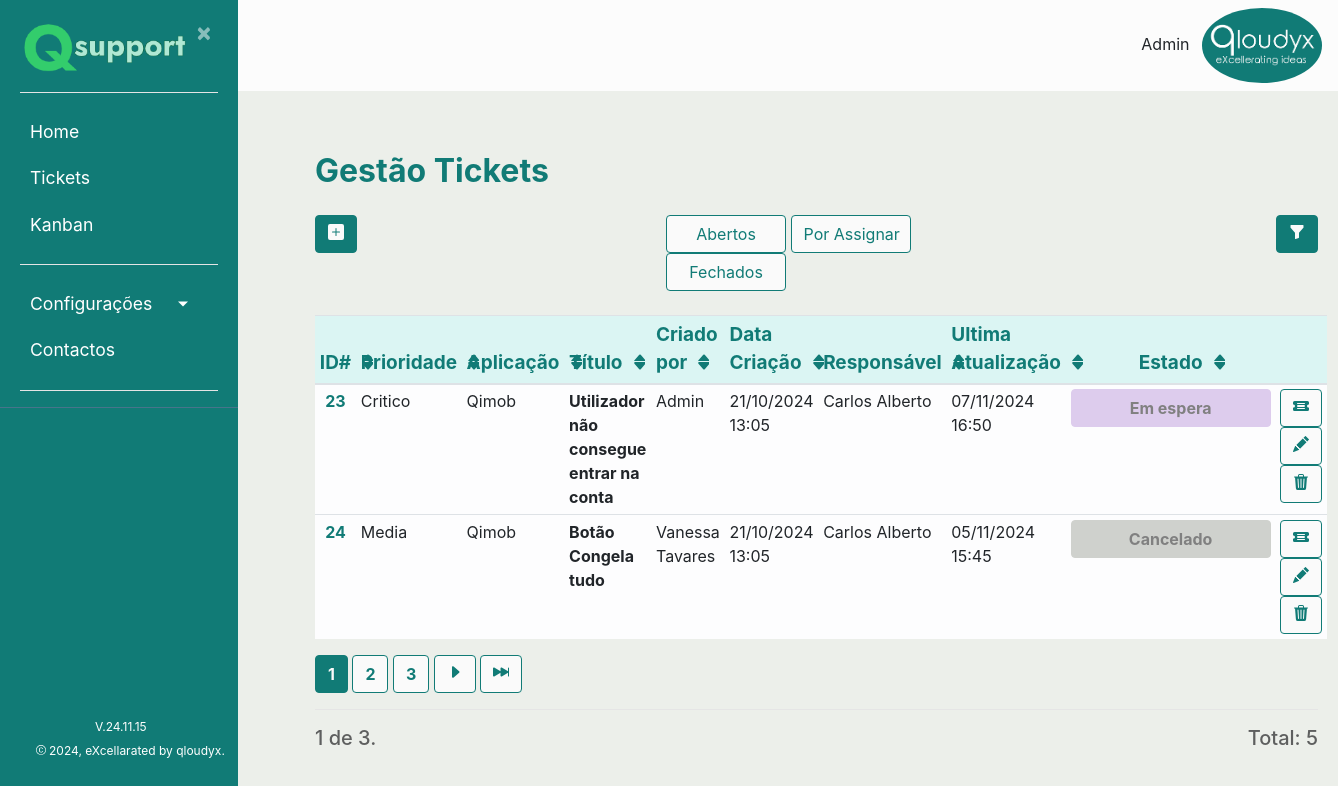
/listaticket/ (signed in), run on an earlier commit of the app's database.
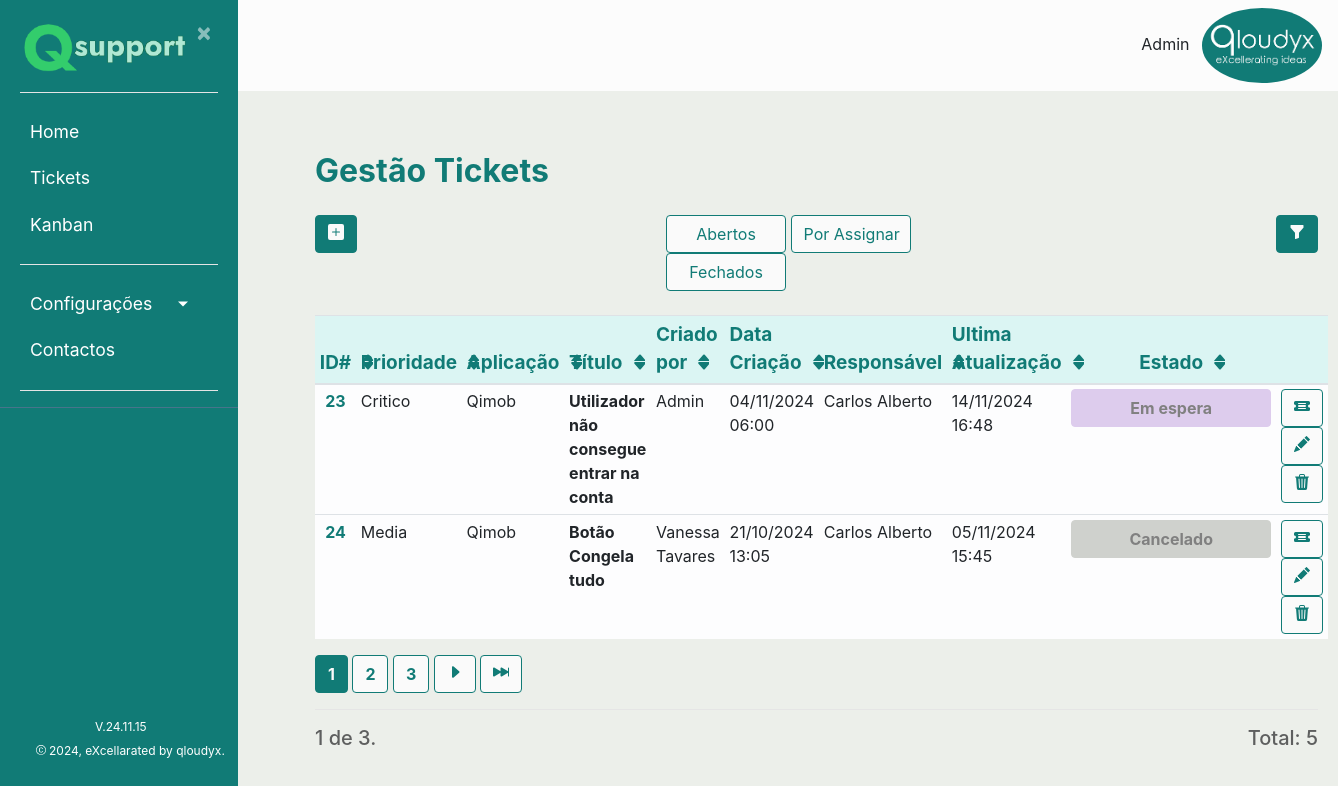
And on a later commit of the database.
### ticket/models.py (models this page shows, shortened)
class Ticket(models.Model):
    uuid = models.UUIDField(default = uuid.uuid4)
    nome = models.CharField(max_length=50, verbose_name='Titulo')
    dataCriacao = models.DateTimeField(default=timezone.now(), verbose_name='Data de Criação')
    dataAtualizacao = models.DateTimeField(null=True ,default=timezone.now(), verbose_name='Atualizado a')
    descricao = models.CharField(max_length=300, verbose_name='Descrição')
    usuarios = models.ForeignKey(Usuarios, null = True, on_delete=models.CASCADE, related_name="responsavel", verbose_name='Responsável')
    app_tpPedidos = models.ForeignKey(Apps_tpPedidos, on_delete=models.CASCADE, verbose_name='Tipo de Problema')
    prioridade = models.ForeignKey(Prioridade, null = True , on_delete=models.CASCADE, verbose_name='Prioridade')
    resolucao = models.ForeignKey(Resolucao, null = True, on_delete=models.CASCADE, verbose_name='Resolução')
    comresolucao = models.CharField(max_length=200, null=True, verbose_name='Comentário de Resolução')
    id_Proprietario = models.ForeignKey(Usuarios, null = True, on_delete=models.CASCADE, related_name="criador", verbose_name='Criador do Ticket')
    estado = models.ForeignKey(Estado,null = True,default = 1, on_delete=models.CASCADE, verbose_name='Estado Atual')
    usuario_app = models.ForeignKey(Usuarios_Apps,null = True, on_delete=models.CASCADE)
    app = models.ForeignKey(Apps, on_delete=models.CASCADE)
    url = models.CharField(max_length=200, verbose_name="URL", null= True)

class Prioridade(models.Model):
    nome = models.CharField(max_length=100, verbose_name='Tipo')
    peso = models.CharField(max_length=50, verbose_name='Peso')
    def __str__(self):
        return self.nome

class Apps(models.Model):
    nome = models.CharField(max_length=150, verbose_name='Aplicação')
    entidade = models.ForeignKey(Entidades, on_delete=models.CASCADE)
    ativo = models.BooleanField(default=True, verbose_name='Ativo?')
    def __str__(self):
        return self.nome

class Usuarios(AbstractBaseUser):
    uuid = models.UUIDField(default = uuid.uuid4)
    nome = models.CharField(max_length=100, unique=True,verbose_name='Utilizador')
    email = models.EmailField(verbose_name='E-mail')
    foto = models.ImageField(null=True, blank=True, upload_to='users/uploads/fotos',verbose_name='Foto')
    descricao = models.CharField(max_length=250, null=True)
    EscolhasRole = {
    ("Interno", "Interno"),
    ("Operador", "Operador"),
    ("Cliente", "Cliente"),
    }
    role = models.CharField(max_length=50,choices= EscolhasRole ,verbose_name='Cargo')
    entidade = models.ManyToManyField(Entidades, verbose_name='Entidades')
    telefone = PhoneNumberField(null=True, blank=False, unique=True, verbose_name='Telefone')
    date_of_birth = models.DateField(verbose_name='Data de Nascimento')
    is_active = models.BooleanField(default=True, verbose_name='Ativo?')
    is_admin = models.BooleanField(default=False, verbose_name='Admin?')
    objects = MyUserManager()
    USERNAME_FIELD = 'nome'
    REQUIRED_FIELDS = ['date_of_birth','email']
    def nomes_entidade(self):
            return ', '.join([a.nome for a in self.entidade.all()])
    nomes_entidade.short_description = "Entidades"

class Estado(models.Model):
    estado = models.CharField(max_length=20)
    cor = models.CharField(max_length=30)
    font_color = models.CharField(max_length=30)
    descricao = models.CharField(max_length=300)

### ticket/views.py (the view)
# urls.py: path('listaticket/', ticket_views.ticket_list, name ='listaticket'), #URL para a gestão de tickets
def ticket_list(request):
    ticketall = Ticket.objects.all()
    tickuser = request.user
    tickets = Ticket.objects.filter(Q(usuarios=tickuser) | Q(id_Proprietario=tickuser))
    cliente = Ticket.objects.filter(id_Proprietario=tickuser)
    aberto = request.GET.get('aberto')
    ordem = request.GET.get('ordem')
    if (aberto == "1"):
        ticketall = Ticket.objects.all().exclude(Q(estado=6) | Q(estado=7))
    if (aberto == "2"):
        ticketall = Ticket.objects.all().filter(Q(estado=6) | Q(estado=7))
    if (ordem == "1"):
        ticketall = ticketall.order_by("id")
    if (ordem == "-1"):
        ticketall = ticketall.order_by("-id")
    if (ordem == "2"):
        ticketall = ticketall.order_by("prioridade")
    if (ordem == "-2"):
        ticketall = ticketall.order_by("-prioridade")
    if (ordem == "3"):
        ticketall = ticketall.order_by("app")
    if (ordem == "-3"):
        ticketall = ticketall.order_by("-app")
    if (ordem == "4"):
        ticketall = ticketall.order_by("nome")
    if (ordem == "-4"):
        ticketall = ticketall.order_by("-nome")
    if (ordem == "5"):
        ticketall = ticketall.order_by("id_Proprietario")
    if (ordem == "-5"):
        ticketall = ticketall.order_by("-id_Proprietario")
    if (ordem == "6"):
        ticketall = ticketall.order_by("dataCriacao")
    if (ordem == "-6"):
        ticketall = ticketall.order_by("-dataCriacao")
    if (ordem == "7"):
        ticketall = ticketall.order_by("usuarios")
    if (ordem == "-7"):
        ticketall = ticketall.order_by("-usuarios")
    if (ordem == "8"):
        ticketall = ticketall.order_by("dataAtualizacao")
    if (ordem == "-8"):
        ticketall = ticketall.order_by("-dataAtualizacao")
    if (ordem == "9"):
        ticketall = ticketall.order_by("estado")
    if (ordem == "-9"):
        ticketall = ticketall.order_by("-estado")
    ticketfilter = TicketFilter(request.GET, ticketall)
    ticketfilteroperador = TicketFilter(request.GET, tickets)
    ticketfiltercliente = TicketFilter(request.GET, cliente)
    total_resultados = ticketfilter.qs.count()
    estado_filtro = request.GET.get('estado')
    paginator = Paginator(ticketfilter.qs,2)
    page_number = request.GET.get("page")
    page_obj = paginator.get_page(page_number)
    return render(request, 'ticket/listaticket.html',
                  {'tickets': ticketfilteroperador.qs,
                   'ticketall': ticketfilter.qs,
                   'cliente':ticketfiltercliente.qs,
                   'filter':ticketfilter,
                   'total':total_resultados,
                   'page_obj':page_obj,
                   'paginator':paginator,})

### ticket/templates/ticket/listaticket.html (shortened to what the changed rows need)
{% extends "ticket/base.html" %}
{% block content %}
<body>
    <h2 style="font-weight:bold; margin-bottom:25px; color:#117B76">Gestão Tickets</h2>
{% if user.is_authenticated %}
  {% if user.is_admin or user.role == "Operador"%}
    {% if ticketall %}
    <br>
    <table class="table table table-light table-sm">
        <thead style="color:#117B76; background-color:#dbf5f3">
          <tr>
            <th style="text-align:center" class="col-2 col-sm-1">ID#
              <a style="position:absolute;padding-left:9px;top:38%" href="{{ request.get_full_path }}&ordem=1">
                <svg xmlns="http://www.w3.org/2000/svg" width="13" height="13" fill="currentColor" class="bi bi-caret-up-fill" viewBox="0 0 13 9">
                <path d="m7.247 4.86-4.796 5.481c-.566.647-.106 1.659.753 1.659h9.592a1 1 0 0 0 .753-1.659l-4.796-5.48a1 1 0 0 0-1.506 0z"/>
                </svg>
              </a>
              <a style="position:absolute;padding-left:9px;top:52%" href="{{ request.get_full_path }}&ordem=-1">
                <svg xmlns="http://www.w3.org/2000/svg" width="13" height="13" fill="currentColor" class="bi bi-caret-down-fill" viewBox="0 0 13 13">
                <path d="M7.247 11.14 2.451 5.658C1.885 5.013 2.345 4 3.204 4h9.592a1 1 0 0 1 .753 1.659l-4.796 5.48a1 1 0 0 1-1.506 0z"/>
                </svg>
              </a>
            </th>
            <th class="col-2 col-sm-1">Prioridade
              <a id="setacima" href="{{ request.get_full_path }}&ordem=2">
                <svg xmlns="http://www.w3.org/2000/svg" width="13" height="13" fill="currentColor" class="bi bi-caret-up-fill" viewBox="0 0 13 9">
                <path d="m7.247 4.86-4.796 5.481c-.566.647-.106 1.659.753 1.659h9.592a1 1 0 0 0 .753-1.659l-4.796-5.48a1 1 0 0 0-1.506 0z"/>
                </svg>
              </a>
              <a id="setabaixo" href="{{ request.get_full_path }}&ordem=-2">
                <svg xmlns="http://www.w3.org/2000/svg" width="13" height="13" fill="currentColor" class="bi bi-caret-down-fill" viewBox="0 0 13 13">
                <path d="M7.247 11.14 2.451 5.658C1.885 5.013 2.345 4 3.204 4h9.592a1 1 0 0 1 .753 1.659l-4.796 5.48a1 1 0 0 1-1.506 0z"/>
                </svg>
              </a>
            </th>
            <th class="col-2 col-sm-1">Aplicação
              <a id="setacima" href="{{ request.get_full_path }}&ordem=3">
                <svg xmlns="http://www.w3.org/2000/svg" width="13" height="13" fill="currentColor" class="bi bi-caret-up-fill" viewBox="0 0 13 9">
                <path d="m7.247 4.86-4.796 5.481c-.566.647-.106 1.659.753 1.659h9.592a1 1 0 0 0 .753-1.659l-4.796-5.48a1 1 0 0 0-1.506 0z"/>
                </svg>
              </a>
              <a id="setabaixo" href="{{ request.get_full_path }}&ordem=-3">
                <svg xmlns="http://www.w3.org/2000/svg" width="13" height="13" fill="currentColor" class="bi bi-caret-down-fill" viewBox="0 0 13 13">
                <path d="M7.247 11.14 2.451 5.658C1.885 5.013 2.345 4 3.204 4h9.592a1 1 0 0 1 .753 1.659l-4.796 5.48a1 1 0 0 1-1.506 0z"/>
                </svg>
              </a>
            </th>
            <th class="col-2 col-sm-1" style="color:#117B76">Título
              <a id="setacima" href="{{ request.get_full_path }}&ordem=4">
                <svg xmlns="http://www.w3.org/2000/svg" width="13" height="13" fill="currentColor" class="bi bi-caret-up-fill" viewBox="0 0 13 9">
                <path d="m7.247 4.86-4.796 5.481c-.566.647-.106 1.659.753 1.659h9.592a1 1 0 0 0 .753-1.659l-4.796-5.48a1 1 0 0 0-1.506 0z"/>
                </svg>
              </a>
              <a id="setabaixo" href="{{ request.get_full_path }}&ordem=-4">
                <svg xmlns="http://www.w3.org/2000/svg" width="13" height="13" fill="currentColor" class="bi bi-caret-down-fill" viewBox="0 0 13 13">
                <path d="M7.247 11.14 2.451 5.658C1.885 5.013 2.345 4 3.204 4h9.592a1 1 0 0 1 .753 1.659l-4.796 5.48a1 1 0 0 1-1.506 0z"/>
                </svg>
              </a>
            </th>
            <th class="col-2 col-sm-1">Criado por
              <a id="setacima" href="{{ request.get_full_path }}&ordem=5">
                <svg xmlns="http://www.w3.org/2000/svg" width="13" height="13" fill="currentColor" class="bi bi-caret-up-fill" viewBox="0 0 13 9">
                <path d="m7.247 4.86-4.796 5.481c-.566.647-.106 1.659.753 1.659h9.592a1 1 0 0 0 .753-1.659l-4.796-5.48a1 1 0 0 0-1.506 0z"/>
                </svg>
              </a>
              <a id="setabaixo" href="{{ request.get_full_path }}&ordem=-5">
                <svg xmlns="http://www.w3.org/2000/svg" width="13" height="13" fill="currentColor" class="bi bi-caret-down-fill" viewBox="0 0 13 13">
                <path d="M7.247 11.14 2.451 5.658C1.885 5.013 2.345 4 3.204 4h9.592a1 1 0 0 1 .753 1.659l-4.796 5.48a1 1 0 0 1-1.506 0z"/>
                </svg>
              </a>
            </th>
            <th class="col-2 col-sm-1">Data Criação
              <a id="setacima" href="{{ request.get_full_path }}&ordem=6">
                <svg xmlns="http://www.w3.org/2000/svg" width="13" height="13" fill="currentColor" class="bi bi-caret-up-fill" viewBox="0 0 13 9">
                <path d="m7.247 4.86-4.796 5.481c-.566.647-.106 1.659.753 1.659h9.592a1 1 0 0 0 .753-1.659l-4.796-5.48a1 1 0 0 0-1.506 0z"/>
                </svg>
              </a>
              <a id="setabaixo" href="{{ request.get_full_path }}&ordem=-6">
                <svg xmlns="http://www.w3.org/2000/svg" width="13" height="13" fill="currentColor" class="bi bi-caret-down-fill" viewBox="0 0 13 13">
                <path d="M7.247 11.14 2.451 5.658C1.885 5.013 2.345 4 3.204 4h9.592a1 1 0 0 1 .753 1.659l-4.796 5.48a1 1 0 0 1-1.506 0z"/>
                </svg>
              </a>
            </th>
            <th class="col-2 col-sm-1">Responsável
              <a id="setacima" href="{{ request.get_full_path }}&ordem=7">
                <svg xmlns="http://www.w3.org/2000/svg" width="13" height="13" fill="currentColor" class="bi bi-caret-up-fill" viewBox="0 0 13 9">
                <path d="m7.247 4.86-4.796 5.481c-.566.647-.106 1.659.753 1.659h9.592a1 1 0 0 0 .753-1.659l-4.796-5.48a1 1 0 0 0-1.506 0z"/>
                </svg>
              </a>
              <a id="setabaixo" href="{{ request.get_full_path }}&ordem=-7">
                <svg xmlns="http://www.w3.org/2000/svg" width="13" height="13" fill="currentColor" class="bi bi-caret-down-fill" viewBox="0 0 13 13">
                <path d="M7.247 11.14 2.451 5.658C1.885 5.013 2.345 4 3.204 4h9.592a1 1 0 0 1 .753 1.659l-4.796 5.48a1 1 0 0 1-1.506 0z"/>
                </svg>
              </a>
            </th>
            <th class="col-2 col-sm-1">Ultima Atualização
              <a id="setacima" href="{{ request.get_full_path }}&ordem=8">
                <svg xmlns="http://www.w3.org/2000/svg" width="13" height="13" fill="currentColor" class="bi bi-caret-up-fill" viewBox="0 0 13 9">
                <path d="m7.247 4.86-4.796 5.481c-.566.647-.106 1.659.753 1.659h9.592a1 1 0 0 0 .753-1.659l-4.796-5.48a1 1 0 0 0-1.506 0z"/>
                </svg>
              </a>
              <a id="setabaixo" href="{{ request.get_full_path }}&ordem=-8">
                <svg xmlns="http://www.w3.org/2000/svg" width="13" height="13" fill="currentColor" class="bi bi-caret-down-fill" viewBox="0 0 13 13">
                <path d="M7.247 11.14 2.451 5.658C1.885 5.013 2.345 4 3.204 4h9.592a1 1 0 0 1 .753 1.659l-4.796 5.48a1 1 0 0 1-1.506 0z"/>
                </svg>
              </a>
            </th>
            <th style="text-align:center" class="col-2 col-sm-1">Estado
              <a id="setacima" href="{{ request.get_full_path }}&ordem=9">
                <svg xmlns="http://www.w3.org/2000/svg" width="13" height="13" fill="currentColor" class="bi bi-caret-up-fill" viewBox="0 0 13 9">
                <path d="m7.247 4.86-4.796 5.481c-.566.647-.106 1.659.753 1.659h9.592a1 1 0 0 0 .753-1.659l-4.796-5.48a1 1 0 0 0-1.506 0z"/>
                </svg>
              </a>
              <a id="setabaixo" href="{{ request.get_full_path }}&ordem=-9">
                <svg xmlns="http://www.w3.org/2000/svg" width="13" height="13" fill="currentColor" class="bi bi-caret-down-fill" viewBox="0 0 13 13">
                <path d="M7.247 11.14 2.451 5.658C1.885 5.013 2.345 4 3.204 4h9.592a1 1 0 0 1 .753 1.659l-4.796 5.48a1 1 0 0 1-1.506 0z"/>
                </svg>
              </a>
            </th>
            <th class="col-3 col-sm-1"></th>
          </tr>
        </thead>
        <tbody>
          {% for ticket in page_obj %}
          <tr>
            <th style="text-align:center;color:#117B76;">{{ ticket.id }}</th>
            <td>{{ ticket.prioridade }}</td>
            <td>{{ ticket.app }}</td>
            <th scope="row">{{ ticket.nome }}</th>
            <td>{{ ticket.id_Proprietario.nome }}</td>
            <td>{{ ticket.dataCriacao|date:"d/m/Y H:i" }}</td>
            <td>{{ ticket.usuarios.nome }}</td>
            <td>{{ ticket.dataAtualizacao|date:"d/m/Y H:i" }}</td>
            <td style="text-align:center"><button style="font-weight:bold;font-size:16px;color:gray;background-color:{{ticket.estado.font_color}}; border-color:{{ticket.estado.font_color}}; width:200px"type="button" class="btn btn-primary">{{ ticket.estado.estado }}</button></td>
            <td><button id="contrario" type="button" class="btn btn-primary"><a href="{% url 'detalheticket' ticket.uuid %}">
              </a></button>
            <button id="contrario" type="button" class="btn btn-success"><a href="{% url 'editar_ticket' ticket.uuid  %}">
            </a></button>
            <button id="contrario" onclick="botao_apagar()" type="button" class="btn btn-danger">
            </button></td>
          </tr>
          {% endfor %}
        </tbody>
    </table>
    {% endif %}
    {% endif %}
{% endif %}
</body>
{% endblock content %}

What changed in the data, as far as the page shows it:
changed Ticket "Utilizador não consegue entrar na conta": dataCriacao "21/10/2024 13:05" → "04/11/2024 06:00"; dataAtualizacao "07/11/2024 16:50" → "14/11/2024 16:48"
